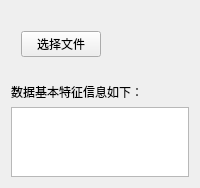
      <widget class="QWidget" name="tab">
       <property name="sizePolicy">
        <sizepolicy hsizetype="Preferred" vsizetype="Preferred">
         <horstretch>0</horstretch>
         <verstretch>0</verstretch>
        </sizepolicy>
       </property>
       <attribute name="title">
        <string>数据导入</string>
       </attribute>
       <layout class="QGridLayout" name="gridLayout_3">
        <item row="0" column="0">
         <layout class="QFormLayout" name="formLayout">
          <property name="verticalSpacing">
           <number>0</number>
          </property>
          <property name="leftMargin">
           <number>10</number>
          </property>
          <property name="bottomMargin">
           <number>0</number>
          </property>
          <item row="0" column="0" colspan="2">
           <spacer name="horizontalSpacer_5">
            <property name="orientation">
             <enum>Qt::Horizontal</enum>
            </property>
            <property name="sizeHint" stdset="0">
             <size>
              <width>40</width>
              <height>20</height>
             </size>
            </property>
           </spacer>
          </item>
          <item row="1" column="0">
           <widget class="QPushButton" name="pushButton_openfile">
            <property name="text">
             <string>选择文件</string>
            </property>
           </widget>
          </item>
          <item row="1" column="1">
           <spacer name="horizontalSpacer_6">
            <property name="orientation">
             <enum>Qt::Horizontal</enum>
            </property>
            <property name="sizeHint" stdset="0">
             <size>
              <width>40</width>
              <height>20</height>
             </size>
            </property>
           </spacer>
          </item>
          <item row="2" column="0" colspan="2">
           <spacer name="horizontalSpacer_14">
            <property name="orientation">
             <enum>Qt::Horizontal</enum>
            </property>
            <property name="sizeHint" stdset="0">
             <size>
              <width>40</width>
              <height>20</height>
             </size>
            </property>
           </spacer>
          </item>
         </layout>
        </item>
        <item row="1" column="0">
         <layout class="QFormLayout" name="formLayout_2">
          <item row="0" column="0">
           <widget class="QLabel" name="label_4">
            <property name="text">
             <string>数据基本特征信息如下：</string>
            </property>
           </widget>
          </item>
          <item row="1" column="0" colspan="2">
           <widget class="QTableWidget" name="dataDescTable">
            <property name="sizePolicy">
             <sizepolicy hsizetype="Expanding" vsizetype="Expanding">
              <horstretch>0</horstretch>
              <verstretch>1</verstretch>
             </sizepolicy>
            </property>
            <property name="sizeAdjustPolicy">
             <enum>QAbstractScrollArea::AdjustToContents</enum>
            </property>
            <property name="editTriggers">
             <set>QAbstractItemView::NoEditTriggers</set>
            </property>
            <property name="showGrid">
             <bool>true</bool>
            </property>
            <property name="wordWrap">
             <bool>false</bool>
            </property>
            <property name="rowCount">
             <number>0</number>
            </property>
            <attribute name="horizontalHeaderDefaultSectionSize">
             <number>50</number>
            </attribute>
           </widget>
          </item>
         </layout>
        </item>
       </layout>
      </widget>
